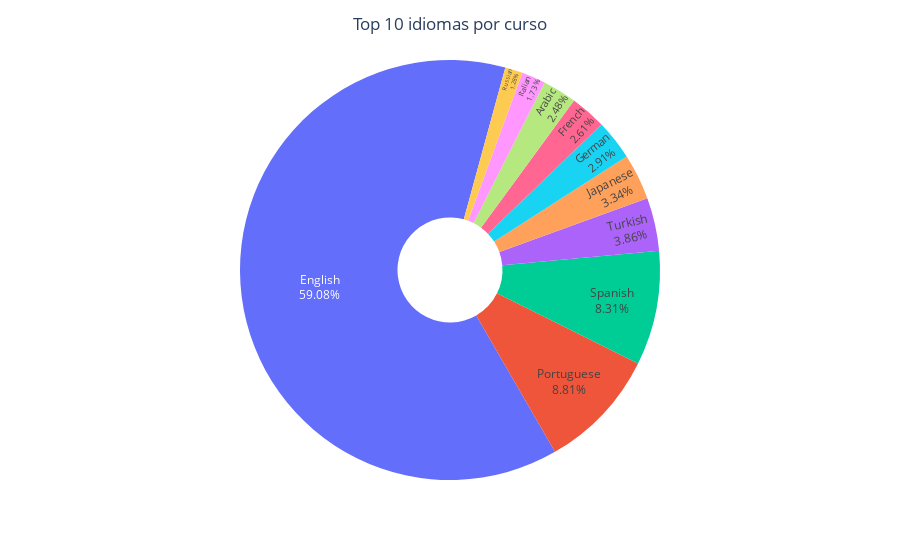

Here is the notebook cell this chart was saved with:
### Code cell
import plotly.express as px
# Top 15 languages
share_of_languages_top_10 = round(udemy_cursos['language'].value_counts() * 100 / len(udemy_cursos), 2)[:10]

# Pie chart for top 15 languages visualization
fig = px.pie(share_of_languages_top_10, values=share_of_languages_top_10.values, 
             names=share_of_languages_top_10.index, hole=0.25,
            )
fig.update_traces(textposition='inside', texttemplate = '%{label}<br>%{value}%', rotation=150)
fig.update_layout(title_text='Top 10 idiomas por curso', title_x=0.5, showlegend=False)
fig.show()

### Figure 1 — Plotly figure (JSON) as saved in the notebook; plotly's stock layout.template omitted (floating-point values rounded to 4 significant figures)
{"data": [{"domain": {"x": [0, 1], "y": [0, 1]}, "hole": 0.25, "hovertemplate": "index=%{label}<br>value=%{value}<extra></extra>", "labels": ["English", "Portuguese", "Spanish", "Turkish", "Japanese", "German", "French", "Arabic", "Italian", "Russian"], "legendgroup": "", "name": "", "rotation": 150, "showlegend": true, "textposition": "inside", "texttemplate": "%{label}<br>%{value}%", "type": "pie", "values": [59.08, 8.81, 8.31, 3.86, 3.34, 2.91, 2.61, 2.48, 1.73, 1.28]}], "layout": {"legend": {"tracegroupgap": 0}, "margin": {"t": 60}, "showlegend": false, "title": {"text": "Top 10 idiomas por curso", "x": 0.5}}}
